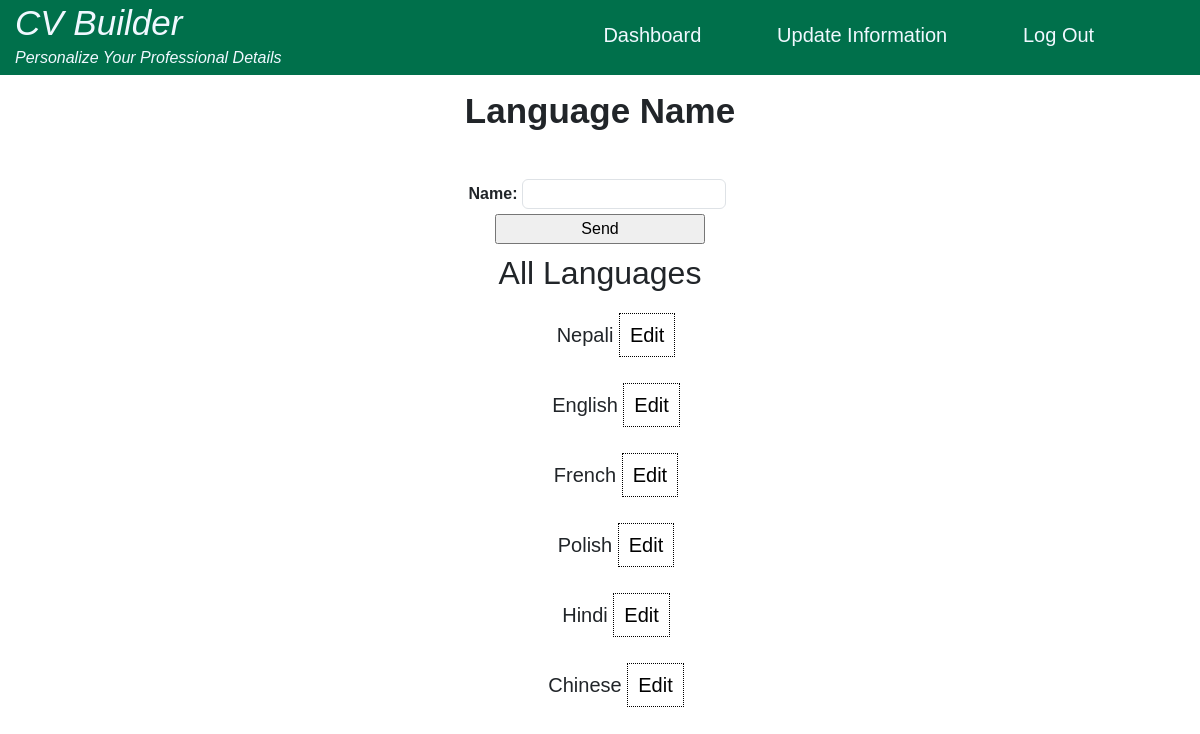
The app's page /cv/update-language/ (signed in), older data.
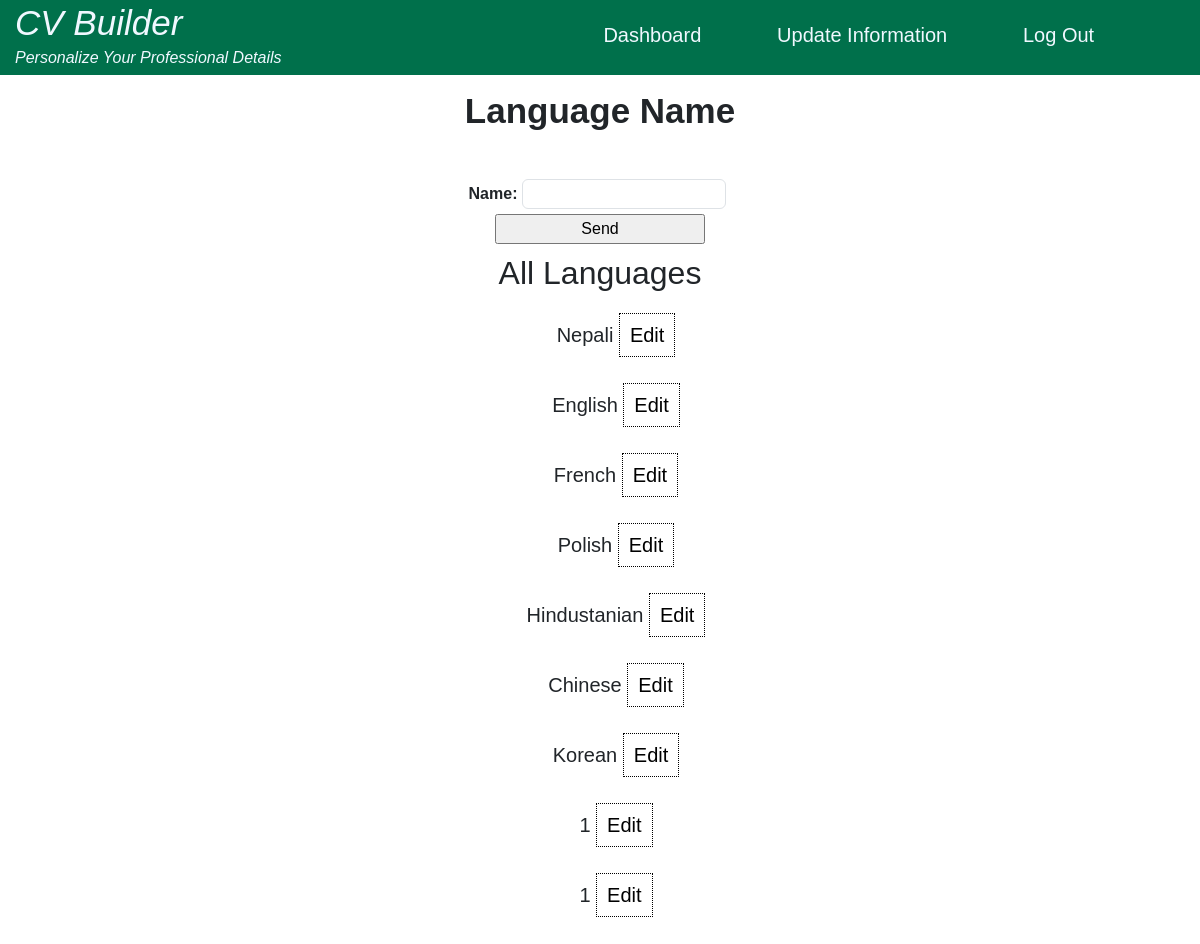
The same page, newer data.
### cvapp/models.py (models this page shows)
class BaseModel(models.Model):
    name = models.CharField(max_length=100)

class Language(BaseModel):
    def __str__(self):
        return self.name

class BaseModel(models.Model):
    name = models.CharField(max_length=100)

### cvapp/views.py (the view)
# urls.py: path("update-language/", views.update_language, name="update_language"),
@login_required(login_url="log-in")
def update_language(request):
    languages = Language.objects.all()
    if request.method == 'POST':
        form = UserLanguageForm(request.POST)
        if form.is_valid():
            form.save()
            messages.success(request, "Language added successfully")
            return redirect('update_language')
        else:
            messages.error(request, "Failed to add language")
    else:
        form = UserLanguageForm()
    context = {
        'form': form,
        'languages': languages,
    }
    return render(request, 'edit/language.html', context)

### cvapp/forms.py
class UserLanguageForm(forms.ModelForm):
    class Meta:
        model = Language
        fields = "__all__"
        widgets = {
            'name' : forms.TextInput(attrs={'class' : 'form-control'})
        }

### templates/edit/language.html (shortened to what this page needs)
{% extends 'base.html' %}
{% block content %}
{% load static %}
<!DOCTYPE html>
<html lang="en">
<head>
    <link rel="stylesheet" href="{% static 'css/base.css' %}">
    <link href="https://cdn.jsdelivr.net/npm/bootstrap@5.3.3/dist/css/bootstrap.min.css" rel="stylesheet">
</head>
<body>
    <div class="title">
        <p>Language Name</p>
    </div>
    <form method="POST" action="{% url 'update_language' %}">
        <table>
            {{form.as_table}}
        </table>
        <input type="submit" value="Send">
    </form>
    <h2>All Languages</h2>
    <ul>
        {% for language in languages %}
            <li>
                {{ language.name }}
                <a href="{% url 'edit_language' language.id %}" id="back">Edit</a>
            </li>
        {% endfor %}
    </ul>
</body>
</html>
{% endblock %}

Row changes from the older to the newer data that the page shows:
changed through a linked row, Language: name "Hindi" → "Hindustanian"
added Language: name "Korean"
added Language: name "1"
added Language: name "1"
